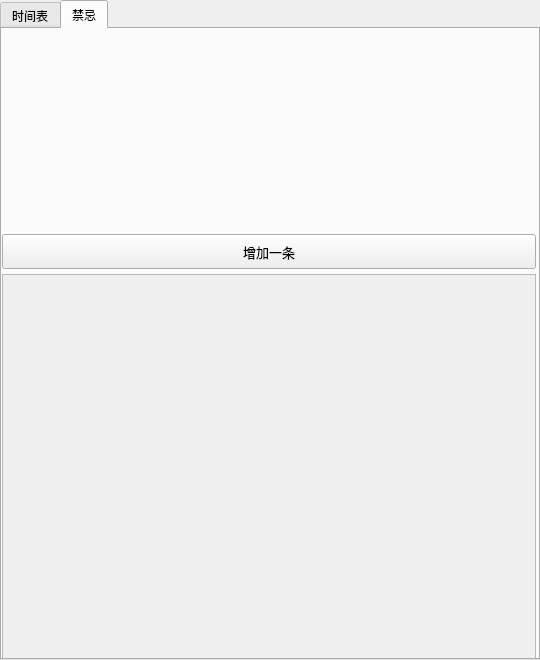
<?xml version="1.0" encoding="UTF-8"?>
<ui version="4.0">
 <class>MainWidget</class>
 <widget class="QWidget" name="MainWidget">
  <property name="geometry">
   <rect>
    <x>0</x>
    <y>0</y>
    <width>540</width>
    <height>660</height>
   </rect>
  </property>
  <property name="sizePolicy">
   <sizepolicy hsizetype="Fixed" vsizetype="Fixed">
    <horstretch>0</horstretch>
    <verstretch>0</verstretch>
   </sizepolicy>
  </property>
  <property name="font">
   <font>
    <family>华光淡古印_CNKI</family>
    <pointsize>10</pointsize>
   </font>
  </property>
  <property name="windowTitle">
   <string>24小时</string>
  </property>
  <property name="windowIcon">
   <iconset resource="resource.qrc">
    <normaloff>:/image/notebook.png</normaloff>:/image/notebook.png</iconset>
  </property>
  <widget class="QTabWidget" name="tabWidget">
   <property name="geometry">
    <rect>
     <x>0</x>
     <y>0</y>
     <width>540</width>
     <height>660</height>
    </rect>
   </property>
   <property name="font">
    <font>
     <family>华光淡古印_CNKI</family>
     <pointsize>9</pointsize>
    </font>
   </property>
   <property name="currentIndex">
    <number>1</number>
   </property>
   <widget class="QWidget" name="table">
    <attribute name="title">
     <string>时间表</string>
    </attribute>
    <widget class="QScrollArea" name="tableScroll">
     <property name="geometry">
      <rect>
       <x>0</x>
       <y>45</y>
       <width>534</width>
       <height>585</height>
      </rect>
     </property>
     <property name="maximumSize">
      <size>
       <width>534</width>
       <height>632</height>
      </size>
     </property>
     <property name="verticalScrollBarPolicy">
      <enum>Qt::ScrollBarAlwaysOff</enum>
     </property>
     <property name="sizeAdjustPolicy">
      <enum>QAbstractScrollArea::AdjustToContents</enum>
     </property>
     <property name="widgetResizable">
      <bool>true</bool>
     </property>
     <widget class="QWidget" name="tableAreaWidgetContents">
      <property name="geometry">
       <rect>
        <x>0</x>
        <y>0</y>
        <width>532</width>
        <height>630</height>
       </rect>
      </property>
      <property name="minimumSize">
       <size>
        <width>532</width>
        <height>630</height>
       </size>
      </property>
     </widget>
    </widget>
    <widget class="QPushButton" name="plusTable">
     <property name="geometry">
      <rect>
       <x>0</x>
       <y>5</y>
       <width>534</width>
       <height>35</height>
      </rect>
     </property>
     <property name="font">
      <font>
       <family>华光淡古印_CNKI</family>
       <pointsize>10</pointsize>
      </font>
     </property>
     <property name="cursor">
      <cursorShape>CrossCursor</cursorShape>
     </property>
     <property name="text">
      <string>增加一条</string>
     </property>
    </widget>
   </widget>
   <widget class="QWidget" name="taboo">
    <attribute name="title">
     <string>禁忌</string>
    </attribute>
    <widget class="QLabel" name="tabooImage">
     <property name="geometry">
      <rect>
       <x>0</x>
       <y>0</y>
       <width>534</width>
       <height>200</height>
      </rect>
     </property>
     <property name="text">
      <string/>
     </property>
     <property name="scaledContents">
      <bool>false</bool>
     </property>
     <property name="alignment">
      <set>Qt::AlignCenter</set>
     </property>
     <property name="wordWrap">
      <bool>false</bool>
     </property>
     <property name="openExternalLinks">
      <bool>false</bool>
     </property>
    </widget>
    <widget class="QPushButton" name="plusTaboo">
     <property name="geometry">
      <rect>
       <x>0</x>
       <y>205</y>
       <width>534</width>
       <height>35</height>
      </rect>
     </property>
     <property name="font">
      <font>
       <family>华光淡古印_CNKI</family>
       <pointsize>10</pointsize>
      </font>
     </property>
     <property name="cursor">
      <cursorShape>CrossCursor</cursorShape>
     </property>
     <property name="text">
      <string>增加一条</string>
     </property>
    </widget>
    <widget class="QScrollArea" name="tabooScroll">
     <property name="geometry">
      <rect>
       <x>0</x>
       <y>245</y>
       <width>534</width>
       <height>387</height>
      </rect>
     </property>
     <property name="sizeAdjustPolicy">
      <enum>QAbstractScrollArea::AdjustToContents</enum>
     </property>
     <property name="widgetResizable">
      <bool>true</bool>
     </property>
     <widget class="QWidget" name="tabooAreaWidgetContents">
      <property name="geometry">
       <rect>
        <x>0</x>
        <y>0</y>
        <width>532</width>
        <height>385</height>
       </rect>
      </property>
     </widget>
    </widget>
   </widget>
  </widget>
 </widget>
 <resources>
  <include location="resource.qrc"/>
 </resources>
 <connections/>
</ui>
